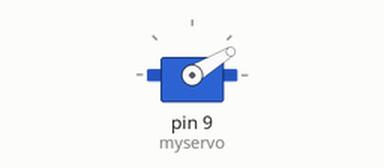
The sketch below on a simulated Arduino Uno, built with avr-gcc and run on an emulated ATmega328P. Shown: servo.

Above: at 0.05 s.
Timing chart, 0 to 4.6 s (numbered marks = the images above):
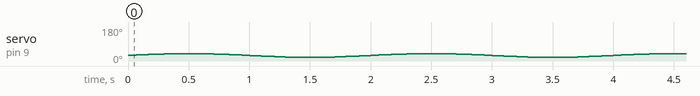

The sketch:

OscillationCaseExample1.ino
```cpp
#include <Servo.h>
#include <math.h>

Servo myservo;

// --- EDIT THESE VALUES ---
int minAngle = 20;        // DO NOT USE 0°
int maxAngle = 40;       // DO NOT USE 180°
float timeBetween = 1000; // ms from min → max (half cycle)
// -------------------------

void setup() {
  myservo.attach(9);
}

void loop() {
  unsigned long t = millis();

  float mid = (minAngle + maxAngle) * 0.5;
  float amp = (maxAngle - minAngle) * 0.5;

  float period = 2.0 * timeBetween;
  float theta = (2.0 * PI * t) / period;

  float angle = mid + amp * sin(theta);

  myservo.write(angle);
}
```
